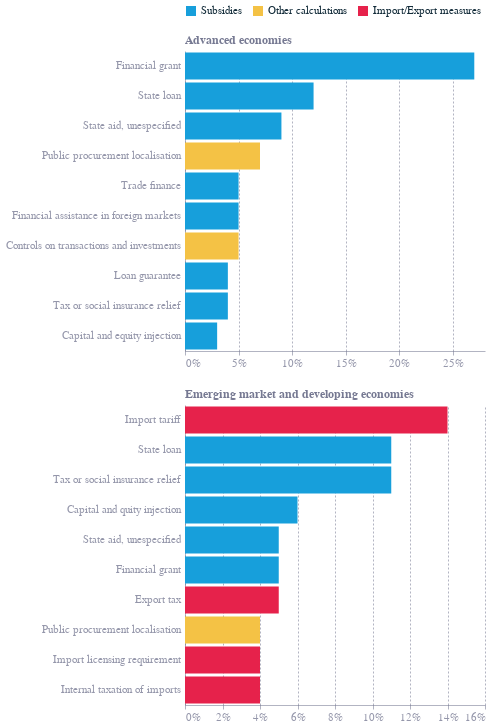

Notebook code cell kept with this figure:
### Code cell
rows = []

for country_type in IP_share_df.country.unique():
    rows.append(alt.Chart(IP_share_df.query("country == @country_type")).encode(
        x=alt.X("Share in industrial policy (%)", axis=alt.Axis(format=".0%")),
        y=alt.Y("Policy instrument:N",sort=custom_order, axis=alt.Axis(
            title=None,
            labelLimit=400)),
        color=alt.Color("Type:N", legend=alt.Legend(orient='top'), scale=alt.Scale(
                            domain=list(color_mapping.keys()),
                            range=list(color_mapping.values())
                        )),
        tooltip=[
            alt.Tooltip('country:N', title='Economy'),
            alt.Tooltip('Policy instrument:N', title='Policy instrument'),
            alt.Tooltip('Share in industrial policy (%)', title='Share in industrial policies', format='.0%')
        ]
    ).mark_bar().properties(
        title=alt.TitleParams(
            text=country_type,
            fontSize=12,
            fontWeight='bold',
        ),
        height=300, width=300))

alt.vconcat(
    *rows,
)

### Figure 1 — Vega-Lite specification as saved in the notebook (floating-point values rounded to 4 significant figures)
{"config": {"font": "Circular Std", "text": {"color": "#676A86", "align": "left", "baseline": "middle", "dx": 7, "dy": 0, "fontSize": 11}, "view": {"stroke": null, "continuousWidth": 400, "continuousHeight": 300, "discreteWidth": 400, "discreteHeight": 300}, "range": {"category": ["#36B7B4", "#E6224B", "#F4C245", "#0063AF", "#00A767", "#179FDB", "#EB5C2E"], "diverging": ["#E6224B", "#E54753", "#C9C9C9", "#179FDB", "#122B39"], "heatmap": ["#C9C9C9", "#179FDB", "#0063AF", "#122B39"], "ordinal": ["#00A767", "#36B7B4", "#179FDB", "#0063AF", "#243B5A"]}, "bar": {"color": "#179fdb"}, "line": {"color": "#e6224b"}, "rule": {"color": "#676A86"}, "area": {"opacity": 0.3}, "point": {"filled": true, "size": 80, "color": "#e6224b", "opacity": 0.95}, "geoshape": {"stroke": "white", "strokeWidth": 0.3}, "rect": {"fill": "#d6d4d4", "opacity": 0.3}, "axis": {"labelColor": "#676A86", "labelFontSize": 11, "labelFont": "Circular Std", "labelOpacity": 0.7, "tickColor": "#676A86", "tickOpacity": 0.5, "domainColor": "#676A86", "domainOpacity": 0.5, "gridColor": "#676A86", "gridDash": [2, 2], "gridOpacity": 0.5, "title": null, "titleColor": "#676A86", "titleOpacity": 0.8, "tickSize": 4}, "axisXDiscrete": {"grid": false, "labelAngle": 0, "tickCount": 10, "tickOpacity": 0.5, "title": null}, "axisYDiscrete": {"ticks": false, "labelPadding": 5}, "axisXTemporal": {"grid": false, "ticks": true}, "axisXQuantitative": {"grid": true}, "axisYQuantitative": {"gridColor": "#676A86", "gridDash": [1, 5], "gridOpacity": 0.5, "ticks": false, "labelPadding": 5, "tickCount": 8, "titleAngle": 0, "titleAlign": "left", "titleBaseline": "bottom", "titleX": 0, "titleY": -5}, "title": {"color": "#676A86E6", "subtitleColor": "#676A86", "font": "Circular Std", "subtitleFont": "Circular Std", "anchor": "start", "fontSize": 14, "subtitleFontSize": 12, "subtitlePadding": 4, "offset": 0, "frame": "group"}, "legend": {"titleColor": "#122b39", "title": null, "labelColor": "#122b39", "labelFontSize": 11}}, "vconcat": [{"data": {"name": "data-1a06b10502600204f5f0e3c49f719001"}, "mark": {"type": "bar"}, "encoding": {"color": {"field": "Type", "legend": {"orient": "top"}, "scale": {"domain": ["Subsidies", "Other calculations", "Import/Export measures"], "range": ["#179fdb", "#f4c245", "#e6224b"]}, "type": "nominal"}, "tooltip": [{"field": "country", "title": "Economy", "type": "nominal"}, {"field": "Policy instrument", "title": "Policy instrument", "type": "nominal"}, {"field": "Share in industrial policy (%)", "format": ".0%", "title": "Share in industrial policies", "type": "quantitative"}], "x": {"axis": {"format": ".0%"}, "field": "Share in industrial policy (%)", "type": "quantitative"}, "y": {"axis": {"labelLimit": 400, "title": null}, "field": "Policy instrument", "sort": ["Financial grant (AE)", "State loan (AE)", "State aid, unespecified (AE)", "Public procurement localisation (AE)", "Trade finance (AE)", "Financial assistance in foreign markets (AE)", "Controls on transactions and investments (AE)", "Loan guarantee (AE)", "Tax or social insurance relief (AE)", "Capital and equity injection (AE)", "Import tariff (EMDE)", "State loan (EMDE)", "Tax or social insurance relief (EMDE)", "Capital and quity injection (EMDE)", "State aid, unespecified (EMDE)", "Financial grant (EMDE)", "Export tax (EMDE)", "Public procurement localisation (EMDE)", "Import licensing requirement (EMDE)", "Internal taxation of imports (EMDE)"], "type": "nominal"}}, "height": 300, "title": {"text": "Advanced economies", "fontSize": 12, "fontWeight": "bold"}, "width": 300}, {"data": {"name": "data-5687d6cc67f8d789f5314f92fe421aee"}, "mark": {"type": "bar"}, "encoding": {"color": {"field": "Type", "legend": {"orient": "top"}, "scale": {"domain": ["Subsidies", "Other calculations", "Import/Export measures"], "range": ["#179fdb", "#f4c245", "#e6224b"]}, "type": "nominal"}, "tooltip": [{"field": "country", "title": "Economy", "type": "nominal"}, {"field": "Policy instrument", "title": "Policy instrument", "type": "nominal"}, {"field": "Share in industrial policy (%)", "format": ".0%", "title": "Share in industrial policies", "type": "quantitative"}], "x": {"axis": {"format": ".0%"}, "field": "Share in industrial policy (%)", "type": "quantitative"}, "y": {"axis": {"labelLimit": 400, "title": null}, "field": "Policy instrument", "sort": ["Financial grant (AE)", "State loan (AE)", "State aid, unespecified (AE)", "Public procurement localisation (AE)", "Trade finance (AE)", "Financial assistance in foreign markets (AE)", "Controls on transactions and investments (AE)", "Loan guarantee (AE)", "Tax or social insurance relief (AE)", "Capital and equity injection (AE)", "Import tariff (EMDE)", "State loan (EMDE)", "Tax or social insurance relief (EMDE)", "Capital and quity injection (EMDE)", "State aid, unespecified (EMDE)", "Financial grant (EMDE)", "Export tax (EMDE)", "Public procurement localisation (EMDE)", "Import licensing requirement (EMDE)", "Internal taxation of imports (EMDE)"], "type": "nominal"}}, "height": 300, "title": {"text": "Emerging market and developing economies", "fontSize": 12, "fontWeight": "bold"}, "width": 300}], "$schema": "https://vega.github.io/schema/vega-lite/v5.20.1.json", "datasets": {"data-1a06b10502600204f5f0e3c49f719001": [{"Policy instrument": "Financial grant", "Share in industrial policy (%)": 0.27, "Type": "Subsidies", "country": "Advanced economies"}, {"Policy instrument": "State loan", "Share in industrial policy (%)": 0.12, "Type": "Subsidies", "country": "Advanced economies"}, {"Policy instrument": "State aid, unespecified", "Share in industrial policy (%)": 0.09, "Type": "Subsidies", "country": "Advanced economies"}, {"Policy instrument": "Public procurement localisation", "Share in industrial policy (%)": 0.07, "Type": "Other calculations", "country": "Advanced economies"}, {"Policy instrument": "Trade finance", "Share in industrial policy (%)": 0.05, "Type": "Subsidies", "country": "Advanced economies"}, {"Policy instrument": "Financial assistance in foreign markets", "Share in industrial policy (%)": 0.05, "Type": "Subsidies", "country": "Advanced economies"}, {"Policy instrument": "Controls on transactions and investments", "Share in industrial policy (%)": 0.05, "Type": "Other calculations", "country": "Advanced economies"}, {"Policy instrument": "Loan guarantee", "Share in industrial policy (%)": 0.04, "Type": "Subsidies", "country": "Advanced economies"}, {"Policy instrument": "Tax or social insurance relief", "Share in industrial policy (%)": 0.04, "Type": "Subsidies", "country": "Advanced economies"}, {"Policy instrument": "Capital and equity injection", "Share in industrial policy (%)": 0.03, "Type": "Subsidies", "country": "Advanced economies"}], "data-5687d6cc67f8d789f5314f92fe421aee": [{"Policy instrument": "Import tariff", "Share in industrial policy (%)": 0.14, "Type": "Import/Export measures", "country": "Emerging market and developing economies"}, {"Policy instrument": "State loan", "Share in industrial policy (%)": 0.11, "Type": "Subsidies", "country": "Emerging market and developing economies"}, {"Policy instrument": "Tax or social insurance relief", "Share in industrial policy (%)": 0.11, "Type": "Subsidies", "country": "Emerging market and developing economies"}, {"Policy instrument": "Capital and quity injection", "Share in industrial policy (%)": 0.06, "Type": "Subsidies", "country": "Emerging market and developing economies"}, {"Policy instrument": "State aid, unespecified", "Share in industrial policy (%)": 0.05, "Type": "Subsidies", "country": "Emerging market and developing economies"}, {"Policy instrument": "Financial grant", "Share in industrial policy (%)": 0.05, "Type": "Subsidies", "country": "Emerging market and developing economies"}, {"Policy instrument": "Export tax", "Share in industrial policy (%)": 0.05, "Type": "Import/Export measures", "country": "Emerging market and developing economies"}, {"Policy instrument": "Public procurement localisation", "Share in industrial policy (%)": 0.04, "Type": "Other calculations", "country": "Emerging market and developing economies"}, {"Policy instrument": "Import licensing requirement", "Share in industrial policy (%)": 0.04, "Type": "Import/Export measures", "country": "Emerging market and developing economies"}, {"Policy instrument": "Internal taxation of imports", "Share in industrial policy (%)": 0.04, "Type": "Import/Export measures", "country": "Emerging market and developing economies"}]}}
